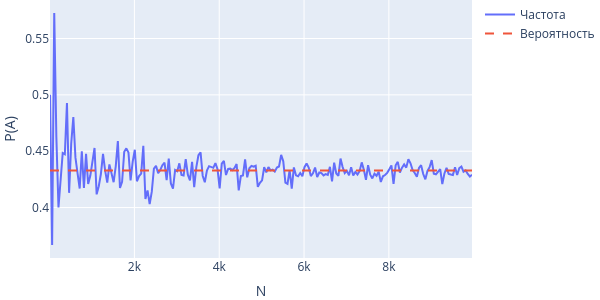

Notebook code for this chart:
### Markdown cell above
## 1.2 Задача (красные и синие шарики)
В коробке находится 6 красных и 6 синих шариков. Сколько существует способов вынуть 3 красных и 3 синих шарика?

Пользуясь классическим определением, получим:
$$p = \frac{C_6^3 \cdot C_6^3}{C_{12}^6} = 0.4329$$

Оценим вероятность вынуть 3 красных и 3 синих шарика, используя от 10 до 10000 испытаний.

### Code cell
from random import sample
import numpy as np
import plotly.graph_objs as go

def random_combination():
    urna = ['R'] * 6 + ['B'] * 6
    return sample(urna, 6)

N_values = np.array(range(10, 10001, 50))
P_A_values = []

for N in N_values:
    N_A = 0
    for _ in range(N):
        comb = random_combination()
        if comb.count('R') == 3:
            N_A += 1
    P_A_values.append(N_A / N)

print(round(P_A_values[-1], 4))

P = [0.4329] * len(N_values)

fig = go.Figure(layout=dict(width=600, height=300))
fig.update_layout(margin=dict(l=0, t=0, b=0))
fig.add_trace(go.Scatter(x=N_values, y=P_A_values, name='Частота'))
fig.add_trace(go.Scatter(x=N_values, y=P, name='Вероятность', line_dash='dash'))
fig.update_xaxes(title_text='N')
fig.update_yaxes(title_text='P(A)')
fig.show()

### Figure 1 — Plotly figure (JSON) as saved in the notebook; plotly's stock layout.template omitted (floating-point values rounded to 4 significant figures; data arrays with more than 128 entries replaced by an {"elided": "..."} marker saying what was removed)
{"data": [{"name": "Частота", "type": "scatter", "x": {"elided": "200 int values"}, "y": {"elided": "200 float values"}}, {"line": {"dash": "dash"}, "name": "Вероятность", "type": "scatter", "x": {"elided": "200 int values"}, "y": {"elided": "200 float values"}}], "layout": {"height": 300, "margin": {"b": 0, "l": 0, "t": 0}, "width": 600, "xaxis": {"title": {"text": "N"}}, "yaxis": {"title": {"text": "P(A)"}}}}
